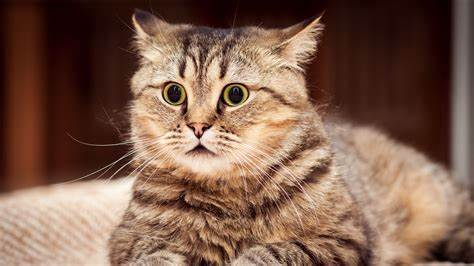
#> input picture CAT.jpeg, 474 x 266 px
$ jupyter execute Img_to_pencil_sketch.ipynb
#> lines starting #> are read from the running program, lines starting #| are printed output that depends on the picture
[cell 1]
import cv2
image = cv2.imread("CAT.jpeg")
#> image is the input picture: shape (266, 474, 3); mean B, G, R 77.7, 94.6, 127.4
cv2.imshow("CAT", image)
cv2.waitKey(0)

[cell 2]
gray_image = cv2.cvtColor(image, cv2.COLOR_BGR2GRAY)
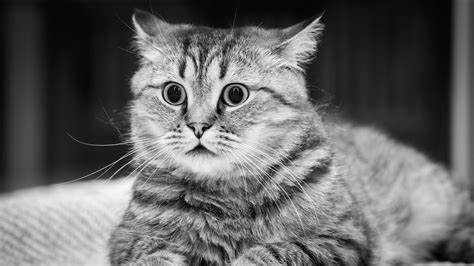
#> gray_image: shape (266, 474); min 1, max 251, mean 102.5
cv2.imshow("New Dog", gray_image)
cv2.waitKey(0)

[cell 3]
inverted_image = 255 - gray_image
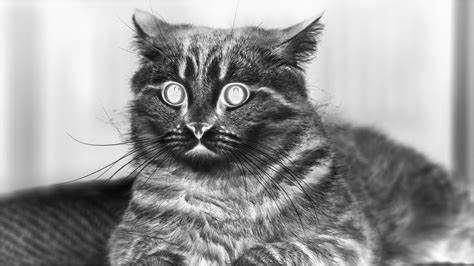
#> inverted_image: shape (266, 474); min 4, max 254, mean 152.5
cv2.imshow("Inverted", inverted_image)
cv2.waitKey()

[cell 4]
blurred = cv2.GaussianBlur(inverted_image, (21, 21), 0)
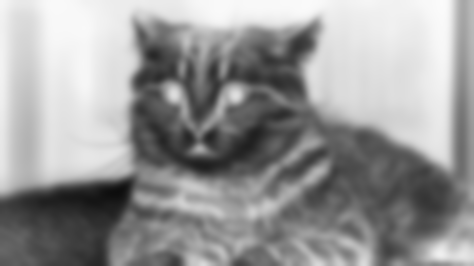
#> blurred: shape (266, 474); min 13, max 251, mean 152.5

[cell 5]
inverted_blurred = 255 - blurred
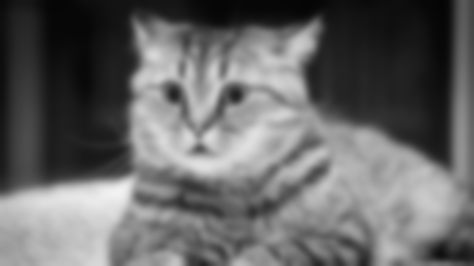
#> inverted_blurred: shape (266, 474); min 4, max 242, mean 102.5
pencil_sketch = cv2.divide(gray_image, inverted_blurred, scale=256.0)
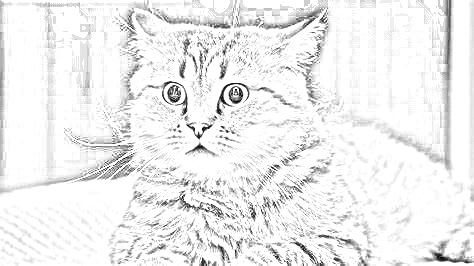
#> pencil_sketch: shape (266, 474); min 3, max 255, mean 238.2
cv2.imshow("Sketch", pencil_sketch)
cv2.waitKey(0)
